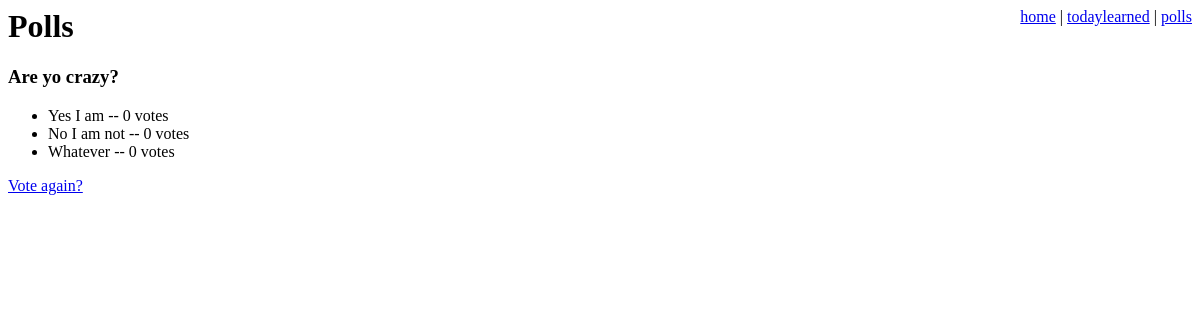
The app's page /polls/3/results/, older data.
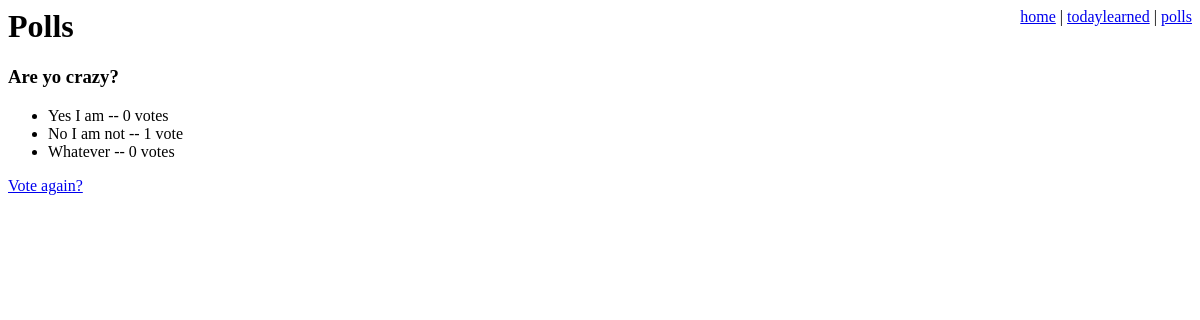
The same page, newer data.
### polls/models.py (models this page shows, shortened)
class Choice(models.Model):
    question = models.ForeignKey(Question)
    choice_text = models.CharField(max_length=200)
    votes = models.IntegerField(default=0)

### polls/views.py (the view)
# urls.py: url(r'^(?P<pk>[0-9]+)/results/$', views.ResultsView.as_view(), name='results'),
class ResultsView(generic.DetailView):
    model = Question
    template_name = 'polls/results.html'

### polls/templates/polls/results.html
{% extends "polls_base.html" %}
{% block content %}
<h3>{{question.question_text }}</h3>
<ul>
{% for choice in question.choice_set.all %}
    <li>{{ choice.choice_text }} -- {{ choice.votes }} vote{{ choice.votes|pluralize }}</li>
{% endfor %}
</ul>
<a href="{% url 'polls:detail' question.id %}">Vote again?</a>
{% endblock %}

Row changes from the older to the newer data that the page shows:
changed Choice "No I am not": votes "0" → "1"
